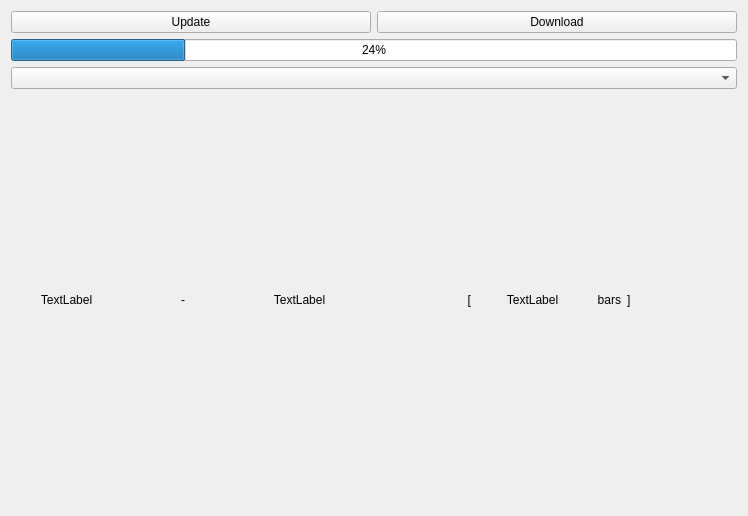
<?xml version="1.0" encoding="UTF-8"?>
<ui version="4.0">
 <class>Form</class>
 <widget class="QWidget" name="Form">
  <property name="geometry">
   <rect>
    <x>0</x>
    <y>0</y>
    <width>748</width>
    <height>516</height>
   </rect>
  </property>
  <property name="windowTitle">
   <string>Form</string>
  </property>
  <layout class="QGridLayout" name="gridLayout_2">
   <item row="0" column="0">
    <widget class="QPushButton" name="updateButton">
     <property name="text">
      <string>Update</string>
     </property>
    </widget>
   </item>
   <item row="0" column="1">
    <widget class="QPushButton" name="downloadButton">
     <property name="sizePolicy">
      <sizepolicy hsizetype="Preferred" vsizetype="Fixed">
       <horstretch>0</horstretch>
       <verstretch>0</verstretch>
      </sizepolicy>
     </property>
     <property name="text">
      <string>Download</string>
     </property>
    </widget>
   </item>
   <item row="3" column="0" colspan="2">
    <layout class="QHBoxLayout" name="horizontalLayout_2">
     <item>
      <widget class="QLabel" name="fromLabel">
       <property name="text">
        <string>TextLabel</string>
       </property>
       <property name="alignment">
        <set>Qt::AlignCenter</set>
       </property>
      </widget>
     </item>
     <item>
      <widget class="QLabel" name="label_2">
       <property name="text">
        <string>-</string>
       </property>
       <property name="alignment">
        <set>Qt::AlignCenter</set>
       </property>
      </widget>
     </item>
     <item>
      <widget class="QLabel" name="toLabel">
       <property name="text">
        <string>TextLabel</string>
       </property>
       <property name="alignment">
        <set>Qt::AlignCenter</set>
       </property>
      </widget>
     </item>
     <item>
      <widget class="QLabel" name="label_4">
       <property name="text">
        <string>[</string>
       </property>
       <property name="alignment">
        <set>Qt::AlignRight|Qt::AlignTrailing|Qt::AlignVCenter</set>
       </property>
      </widget>
     </item>
     <item>
      <widget class="QLabel" name="barCountLabel">
       <property name="sizePolicy">
        <sizepolicy hsizetype="Preferred" vsizetype="Preferred">
         <horstretch>0</horstretch>
         <verstretch>0</verstretch>
        </sizepolicy>
       </property>
       <property name="text">
        <string>TextLabel</string>
       </property>
       <property name="alignment">
        <set>Qt::AlignCenter</set>
       </property>
      </widget>
     </item>
     <item>
      <widget class="QLabel" name="label">
       <property name="sizePolicy">
        <sizepolicy hsizetype="Fixed" vsizetype="Preferred">
         <horstretch>0</horstretch>
         <verstretch>0</verstretch>
        </sizepolicy>
       </property>
       <property name="text">
        <string> bars</string>
       </property>
       <property name="alignment">
        <set>Qt::AlignRight|Qt::AlignTrailing|Qt::AlignVCenter</set>
       </property>
      </widget>
     </item>
     <item>
      <widget class="QLabel" name="label_6">
       <property name="text">
        <string>]</string>
       </property>
      </widget>
     </item>
    </layout>
   </item>
   <item row="2" column="0" colspan="2">
    <layout class="QHBoxLayout" name="horizontalLayout">
     <item>
      <widget class="QComboBox" name="localSymbolComboBox"/>
     </item>
    </layout>
   </item>
   <item row="1" column="0" colspan="2">
    <widget class="QProgressBar" name="progressBar">
     <property name="value">
      <number>24</number>
     </property>
    </widget>
   </item>
  </layout>
 </widget>
 <resources/>
 <connections/>
</ui>
